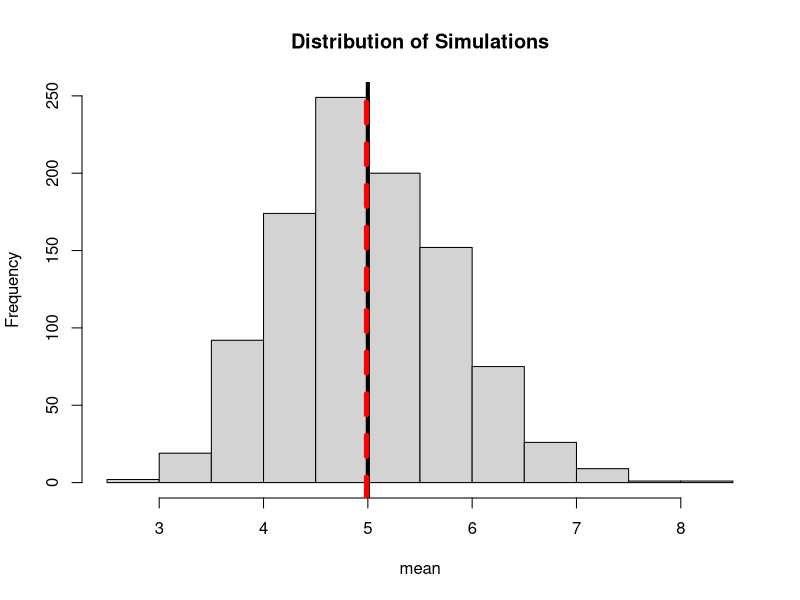

The R script that drew this image: (Note: this script raises an error after producing the figure.)
## ---- chunk 1
set.seed(1000)
lambda<-0.2
n<-40
simulation<-1000
simdata<-replicate(simulation,rexp(n,lambda))
str(simdata)
## ---- chunk 2
meandata<-apply(simdata,2,mean)
str(meandata)
meansim<-mean(meandata)
meansim

## ---- chunk 3
print("THEORETICAL")
meantheory<-1/lambda
meantheory
sdtheory <- (1/lambda)/sqrt(n)
sdtheory
vartheory <- sdtheory^2
vartheory
print("SIMULATION")
meansim<-mean(meandata)
meansim
sdsim<-sd(meandata)
sdsim
varsim<-sdsim^2
varsim
## ---- chunk 4
hist(meandata,xlab="mean",main="Distribution of Simulations")
abline(v=meantheory,col="black",lwd=4, lty=1)
abline(v=meansim, col="red",lwd=5,lty=2)
## ---- chunk 5
"THEORETICAL VARIANCE"
vartheory <- sdtheory^2
vartheory
"SIMULATION VARIANCE"
varsim<-sdsim^2
varsim
## ---- chunk 6
meanframe<-data.frame(meandata)
g<-ggplot(data=meanframe,aes(x=meandata))
g<-g+geom_histogram(aes(y=..density..),binwidth = 0.1)
g<-g+stat_function(fun=dnorm,args = list(mean=meantheory,sd=sdtheory),lwd=2, color="red")
g
## ---- chunk 7
qqnorm(meandata)
qqline(meandata, col = 2)
